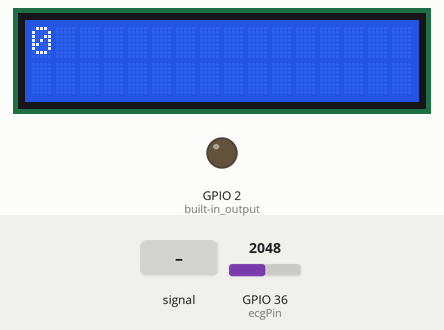
This sketch was run on a simulated ESP32. Shown: 16×2 character LCD, output pins drawn as LEDs (lit = HIGH). Dashed ring = blinking. The test bench sets the inputs (shaded band); at power-on: GPIO 36 (ecgPin) = 2048. What the sketch prints to the serial monitor is not drawn.

Above: at 1.2 s.
1.3 s: GPIO 36 (ecgPin) fed a 200 Hz sine of ±327 counts around its level
At 3.78 s:
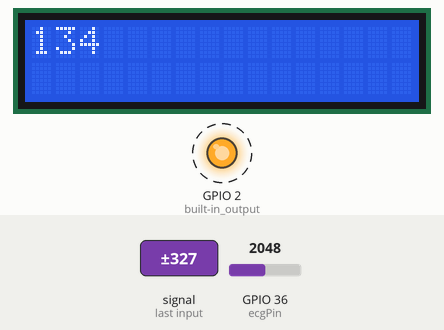
4.3 s: GPIO 36 (ecgPin) fed a 1000 Hz sine of ±1023 counts around its level
At 5.8 s:
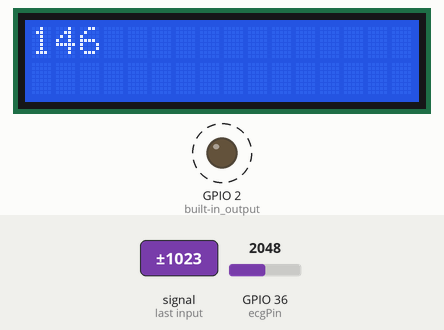
5.9 s: GPIO 36 (ecgPin) set to 2866
At 6.4 s:
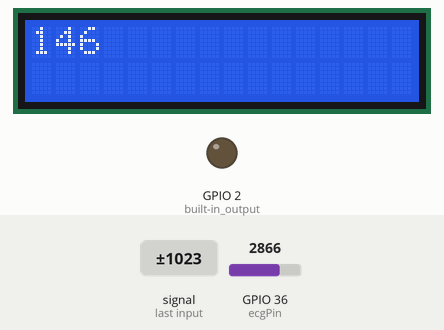
7.4 s: GPIO 36 (ecgPin) set to 3313
8.9 s: GPIO 36 (ecgPin) set to 3433
Timing chart, 0 to 11.9 s (numbered marks = the images above; inputs shaded):
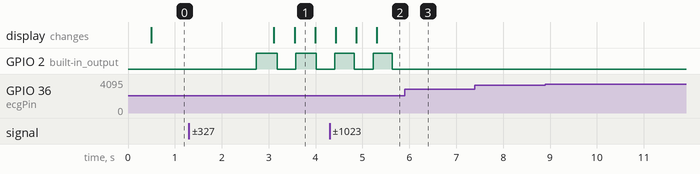

The sketch:

SerialPlotter.ino
```cpp
#include <WiFi.h>
#include <AsyncTCP.h>
#include <ESPAsyncWebServer.h>

#include <LiquidCrystal_I2C.h>
#define WINDOW_SIZE 5

const int ecgPin = 36;

// Параметры точки доступа
const char* ssid = "WHAT";      // Имя сети (SSID)
const char* password = "12345678";    // Пароль (минимум 8 символов)

AsyncWebServer server(80);
AsyncWebSocket ws("/ws");  // WebSocket endpoint

//filtering and smoothing
float buf[WINDOW_SIZE];
int idx = 0;
float sum = 0;

//peak detection
float lastValue = 0;
unsigned long lastPeakTime = 0;
int heartRate = 0;
const int peakThreshold = 100;

unsigned long lastSampleTime = 0;

unsigned long lastPrint = 0;
unsigned long lastSend = 0;


#define BUFFER_SIZE 100  // Размер буфера

float send_buffer[BUFFER_SIZE];
int bufferCount = 0;

String arrayToString(float arr[], int size, int decimals = 2) {
  String result = "[";
  for (int i = 0; i < size; i++) {
    result += String(arr[i], decimals);
    if (i < size - 1) {
      result += ",";
    }
  }
  result += "]";
  return result;
}

// Добавление значения в буфер
bool addToBuffer(int value) {
  if (bufferCount < BUFFER_SIZE) {
    send_buffer[bufferCount] = value;
    bufferCount++;
    return true;
  }
  return false; // буфер полон
}

// Чтение значения по индексу
int readFromBuffer(int index) {
  if (index < bufferCount) {
    return send_buffer[index];
  }
  return -1; // ошибка
}

// Очистка буфера
void clearBuffer() {
  bufferCount = 0;
}

// Проверка статуса
bool isBufferEmpty() {
  return bufferCount == 0;
}

bool isBufferFull() {
  return bufferCount == BUFFER_SIZE;
}

LiquidCrystal_I2C lcd(0x27,16,2);

void notifyClients(const char* message) {
  ws.textAll(message);
}

void handleWebSocketMessage(void *arg, uint8_t *data, size_t len) {
  AwsFrameInfo *info = (AwsFrameInfo*)arg;
  if (info->final && info->index == 0 && info->len == len && info->opcode == WS_TEXT) {
    // Можно обрабатывать входящие сообщения от клиента, если нужно
    // Например: String msg = (char*)data;
  }
}

void onEvent(AsyncWebSocket *server, AsyncWebSocketClient *client,
             AwsEventType type, void *arg, uint8_t *data, size_t len) {
  switch (type) {
    case WS_EVT_CONNECT:
      Serial.println("Клиент подключился к WebSocket");
      break;
    case WS_EVT_DISCONNECT:
      Serial.println("Клиент отключился");
      break;
    case WS_EVT_DATA:
      handleWebSocketMessage(arg, data, len);
      break;
    default:
      break;
  }
}

float movingAverage(float newValue) {
  sum -= buf[idx];
  buf[idx] = newValue;
  sum += buf[idx];
  idx = (idx + 1) % WINDOW_SIZE;
  return sum / WINDOW_SIZE;
}

// Простой IIR high-pass фильтр (0.5 Гц при 250 Гц)
float alpha = 0.99; // зависит от частоты
static float lastOutput = 0;
static float lastInput = 0;

float highpass(float input) {
  float output = alpha * (lastOutput + input - lastInput);
  lastInput = input;
  lastOutput = output;
  return output;
}

void setup() {
  // initialize the serial communication:
  Serial.begin(115200);
  pinMode(LED_BUILTIN, OUTPUT);//built-in output
  pinMode(22, INPUT); // Setup for leads off detection LO +
  pinMode(23, INPUT); // Setup for leads off detection LO -
  pinMode(ecgPin, INPUT);

  lastPrint = millis();

  Wire.begin(19, 18);
  lcd.init();
  lcd.backlight();

  // Настройка WebSocket
  ws.onEvent(onEvent);
  server.addHandler(&ws);

  // Запуск точки доступа
  WiFi.softAP(ssid, password);

  // Получение IP-адреса точки доступа
  IPAddress IP = WiFi.softAPIP();
  Serial.print("Точка доступа запущена. IP: ");
  Serial.println(IP);

  server.begin();
  Serial.println("WebSocket-сервер запущен");
}

float hp;

void loop() {
  hp = highpass(analogRead(ecgPin));
  float smoothed = movingAverage(hp);

  lastSampleTime = millis();

  float diff = smoothed - lastValue; // приращение
  lastValue = smoothed;

  // Детекция R-пика: резкий положительный скачок
  if (diff > peakThreshold) {
    unsigned long currentTime = millis();

    // Игнорируем пики, идущие слишком часто
    if (currentTime - lastPeakTime > 400) {
      // Расчёт ЧСС
      unsigned long rrInterval = currentTime - lastPeakTime; // в миллисекундах
      if (rrInterval > 0) {
        heartRate = 60000 / rrInterval; // 60 сек = 60000 мс
      }
      lastPeakTime = currentTime;

      // Отладка: мигаем LED при каждом пике
      digitalWrite(LED_BUILTIN, !digitalRead(LED_BUILTIN));
    }
  }

  // Отправка данных в Serial Plotter (опционально)

  Serial.print(smoothed);
  Serial.print(",");
  Serial.println(heartRate);

//  unsigned long currentTime = millis();
//  if (currentTime - lastPrint > 500){
//    lcd.clear();
//    lcd.print(String(heartRate));//  }

  lastSend = millis();
  String message = String(smoothed);

  if (!isBufferFull())
  {
    addToBuffer(smoothed);
  }
  else
  {
//    notifyClients(message.c_str());
    notifyClients(arrayToString(send_buffer, BUFFER_SIZE).c_str());
    clearBuffer();

    lcd.clear();
    lcd.print(String(heartRate));
  }


  //Wait for a bit to keep serial data from saturating
  delay(4);
}
```

Measured:
- after the input at 1.3 s, GPIO 2 (built-in_output): alternates HIGH for 0.44 s and LOW for 0.40 s, starting after 1.4 s; the display: first changes after 1.8 s (image 1 shows a later state)
- after the input at 5.9 s, GPIO 2 (built-in_output): stops changing and stays LOW
- what the display in image 1 shows lasts 0.4 s, from 3.6 s to 4.0 s
